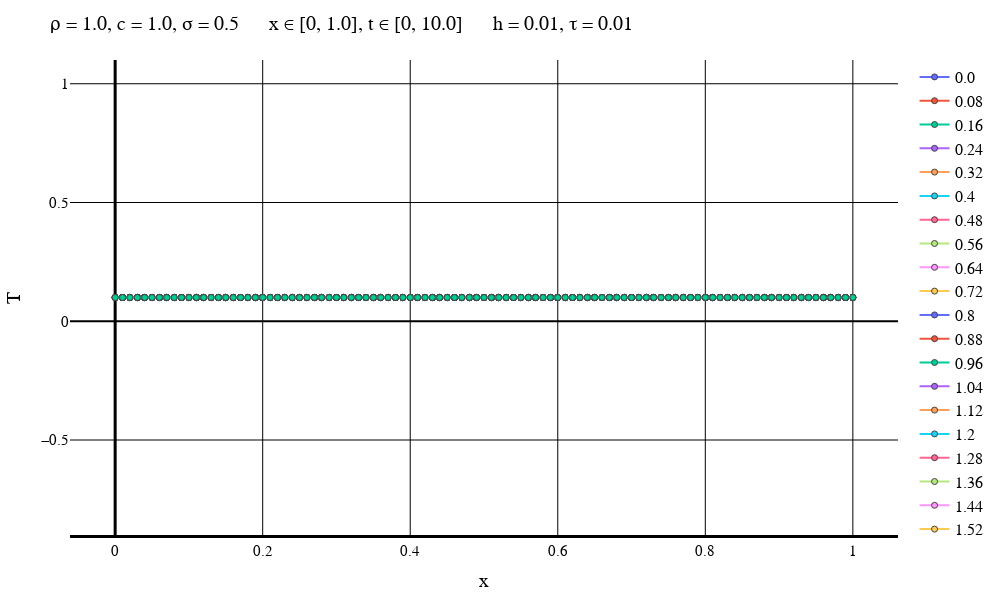

The notebook cell saved with this chart:
### Markdown cell above
Симметричная схема

### Code cell
typeOfScheme = "Symmetric"

solutionFile = "D:\\Calc_Methods_2\\Lab2\\MixedCondsLeftT\\$typeOfScheme\\solution$numOfEq.txt"
dataFile = "D:\\Calc_Methods_2\\Lab2\\MixedCondsLeftT\\$typeOfScheme\\data$numOfEq.txt"
intervalFile = "D:\\Calc_Methods_2\\Lab2\\MixedCondsLeftT\\$typeOfScheme\\interval$numOfEq.txt"

solutionMatrix = readdlm(solutionFile)
dataVec = readdlm(dataFile)
intervalVec = readdlm(intervalFile);

L = dataVec[3]
timeEnd = dataVec[4]
numOfXIntervals = Int(intervalVec[1])
numOfTIntervals = Int(intervalVec[2])
h = L / numOfXIntervals
τ = timeEnd / numOfTIntervals
if default == true
    plotStep = trunc(Int, timeEnd / (defaultStepParam * τ))
    numOfPlots = numOfTIntervals + 1    
else
    plotStep = firstSteps
    numOfPlots = firstPlots
end
println("Шаг графика: $plotStep")
println("Время последнего графика: $((numOfPlots - 1)*τ)")
makePlot(numOfPlots, plotStep, solutionMatrix, dataVec, intervalVec)
